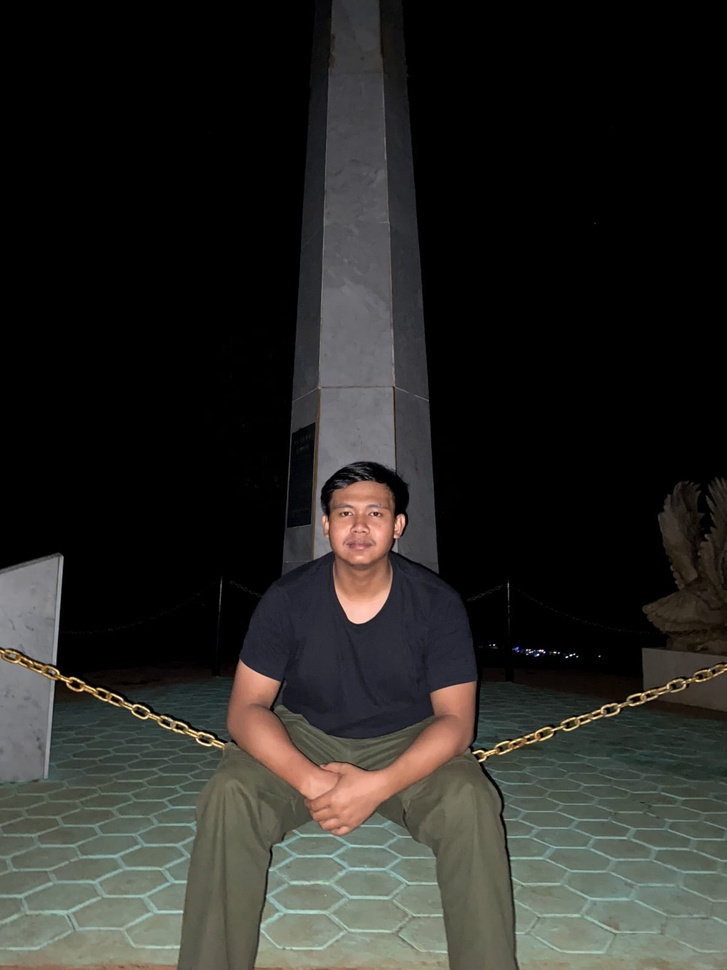
#> input picture aku.jpeg, 727 x 970 px, shrunk from 1200 x 1600 before the run
$ jupyter execute 'Filter Median.ipynb'
#> lines starting #> are read from the running program, lines starting #| are printed output that depends on the picture
[cell 1]
import matplotlib.pyplot as plt
#matplotlib inline

from skimage import data
from skimage.io import imread
from skimage.color import rgb2gray
import numpy as np
import cv2

[cell 2]
citra1 = imread(fname="aku.jpeg") # embaca citra "aku.jpeg"
#> citra1 is the input picture: shape (970, 727, 3); mean R, G, B 41.3, 41, 37.7
citra1 = cv2.cvtColor(citra1, cv2.COLOR_RGB2GRAY) #Membaca citra "aku.jpeg" dalam mode grayscale
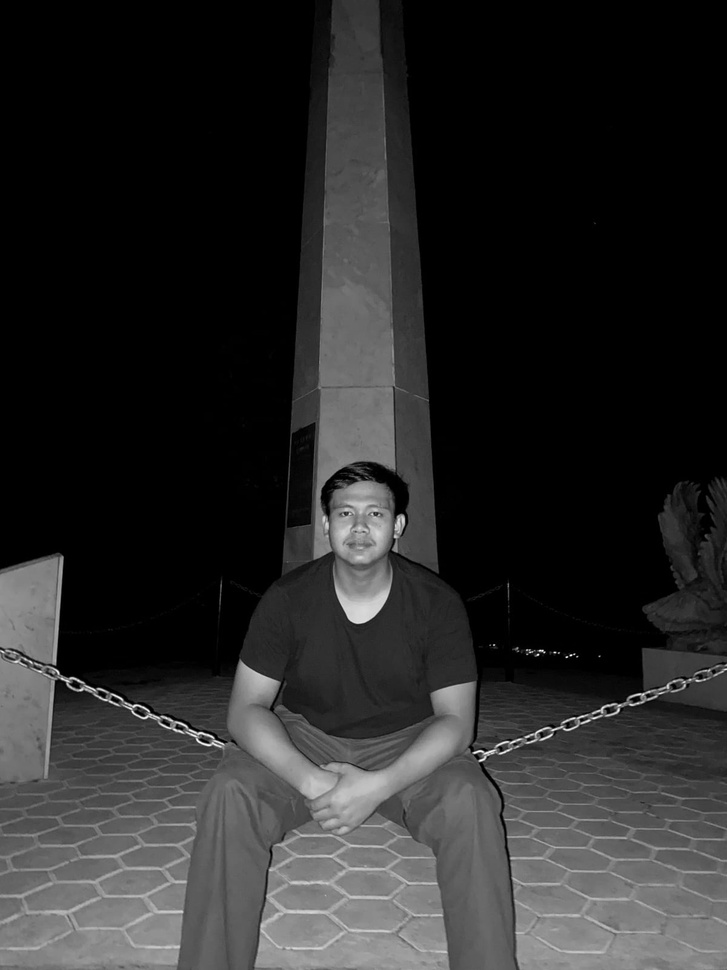
#> citra1: shape (970, 727); min 0, max 252, mean 40.7
citra2 = imread(fname="tank.jpg")# Membaca citra "tank.jpg"
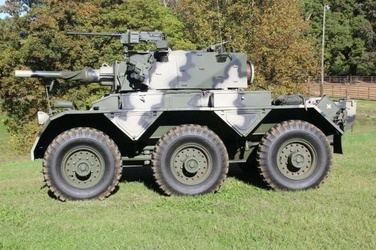
#> input picture tank.jpg, 376 x 250 px, shrunk from 620 x 413 before the run
#> citra2 is the input picture: shape (250, 376, 3); mean R, G, B 127.7, 130.7, 99.1
citra2 = cv2.cvtColor(citra2, cv2.COLOR_RGB2GRAY) #Membaca citra "tank.jpg" dalam mode grayscale
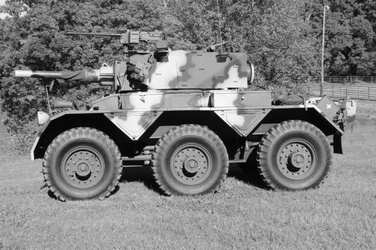
#> citra2: shape (250, 376); min 0, max 255, mean 126.2

print('Shape citra 1 : ', citra1.shape) # Menampilkan bentuk (shape) dari citra1.
#| Shape citra 1 :  (970, 727)
print('Shape citra 1 : ', citra2.shape)  # Menampilkan bentuk (shape) dari citra2.
#| Shape citra 1 :  (250, 376)


fig, axes = plt.subplots(1, 2, figsize=(10, 10))# Membuat subplots
ax = axes.ravel()  # Meratakan array axes menjadi satu dimensi.

ax[0].imshow(citra1, cmap = 'gray') #Menampilkan citra1 pada axis 0 dengan colormap 'gray'.
ax[0].set_title("Citra 1") #Memberikan judul "Citra 1" pada axis 0.
ax[1].imshow(citra2, cmap = 'gray') #Menampilkan citra2 pada axis 1 dengan colormap 'gray'.
ax[0].set_title("Citra 1") #Memberikan judul "Citra 2" pada axis 1.
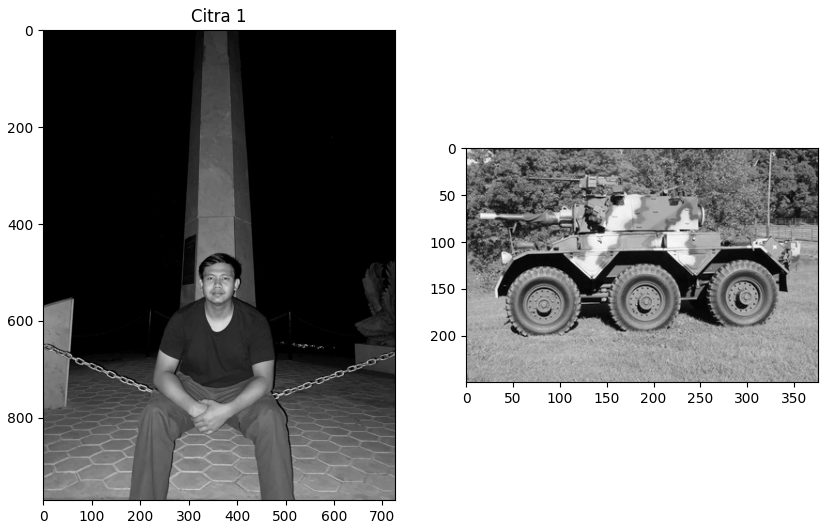
#> figure drawn by matplotlib, 2 panels

[cell 3]
copyCitra1 = citra1.copy()  #Melakukan salinan (copy) dari citra1
copyCitra2 = citra2.copy()  #Melakukan salinan (copy) dari citra2

m1, n1 = copyCitra1.shape
#> m1 = 970; n1 = 727
output1 = np.empty([m1, n1])  #Membuat array kosong dengan ukuran yang sama dengan copyCitra1.

m2, n2 = copyCitra2.shape
#> m2 = 250; n2 = 376
output2 = np.empty([m2, n2])  #Membuat array kosong dengan ukuran yang sama dengan copyCitra2.

print('Shape copy citra 1 : ', copyCitra1.shape)  #Menampilkan bentuk (shape) dari copyCitra1.
#| Shape copy citra 1 :  (970, 727)
print('Shape output citra 1 : ', output1.shape)  #Menampilkan bentuk (shape) dari output1.
#| Shape output citra 1 :  (970, 727)

print('m1 : ', m1)  #Menampilkan nilai m1.
#| m1 :  970
print('n1 : ', n1)  #Menampilkan nilai n1.
#| n1 :  727
print()

print('Shape copy citra 2 : ', copyCitra2.shape)  #Menampilkan bentuk (shape) dari copyCitra2.
#| Shape copy citra 2 :  (250, 376)
print('Shape output citra 3 : ', output2.shape)  #Menampilkan bentuk (shape) dari output2.
#| Shape output citra 3 :  (250, 376)
print('m2 : ', m2)  #Menampilkan nilai m2.
#| m2 :  250
print('n2 : ', n2)  #Menampilkan nilai n2.
#| n2 :  376
print()

[cell 4]
for baris in range(0, m1-1):
    for kolom in range(0, n1-1):
        a1 = baris #Menyimpan nilai baris saat ini ke variabel a1.
        b1 = kolom #Menyimpan nilai kolom saat ini ke variabel b1.
        dataA = [copyCitra1[a1-1, b1-1], copyCitra1[a1-1, b1], copyCitra1[a1-1, b1+1], \
              copyCitra1[a1, b1-1], copyCitra1[a1, b1], copyCitra1[a1, b1+1], \
              copyCitra1[a1+1, b1-1], copyCitra1[a1+1, b1], copyCitra1[a1+1, b1+1]]

        # Urutkan
        for i in range(1, 8):
            for j in range(i, 9):
                if dataA[i] > dataA[j]:
                    tmpA = dataA[i];
                    dataA[i] = dataA[j];
                    dataA[j]= tmpA;

        output1[a1, b1] = dataA[5]
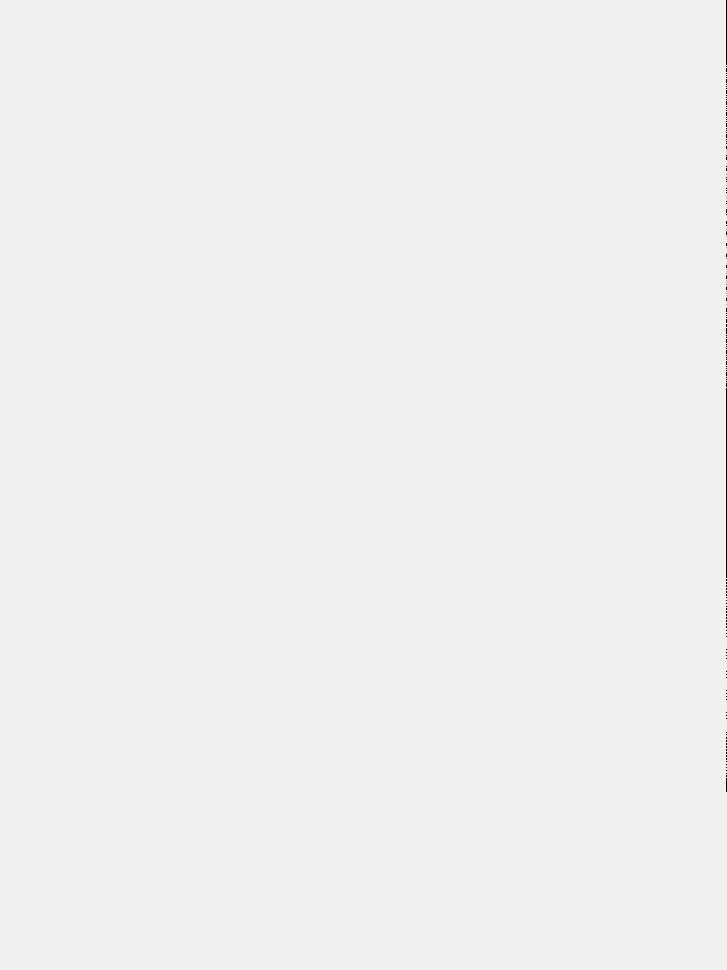
#> output1: shape (970, 727) float64; 0.07% of the values are NaN or infinite; the others: min -2.78e+307, max 1.71e+306, mean -inf; drawn with min black, max white, NaN and infinite black

[cell 5]
for baris in range(0, m2-1):
    for kolom in range(0, n2-1):
        a1 = baris #Menyimpan nilai baris saat ini ke variabel a1.
        b1 = kolom #Menyimpan nilai kolom saat ini ke variabel b1.
        dataA = [copyCitra2[a1-1, b1-1], copyCitra2[a1-1, b1], copyCitra2[a1-1, b1+1], \
              copyCitra2[a1, b1-1], copyCitra2[a1, b1], copyCitra2[a1, b1+1], \
              copyCitra2[a1+1, b1-1], copyCitra2[a1+1, b1], copyCitra2[a1+1, b1+1]]

        # Urutkan
        for i in range(1, 8):
            for j in range(i, 9):
                if dataA[i] > dataA[j]:
                    tmpA = dataA[i];
                    dataA[i] = dataA[j];
                    dataA[j]= tmpA;

        output2[a1, b1] = dataA[5]
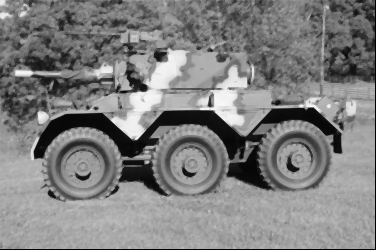
#> output2: shape (250, 376) float64; min 0, max 248, mean 128.2

[cell 6]
fig, axes = plt.subplots(2, 2, figsize=(10, 10))  # Membuat subplots
ax = axes.ravel()  #Meratakan array axes menjadi satu dimensi.

ax[0].imshow(citra1, cmap='gray')  #Menampilkan citra1 pada axis 0 dengan colormap 'gray'.
ax[0].set_title("Input Citra 1")  #Memberikan judul "Input Citra 1" pada axis 0.

ax[1].imshow(citra2, cmap='gray')  #Menampilkan citra2 pada axis 1 dengan colormap 'gray'.
ax[1].set_title("Input Citra 1")  #Memberikan judul "Input Citra 2" pada axis 1.

ax[2].imshow(output1, cmap='gray')  #Menampilkan output1 pada axis 2 dengan colormap 'gray'.
ax[2].set_title("Output Citra 1")  #Memberikan judul "Output Citra 1" pada axis 2.

ax[3].imshow(output2, cmap='gray')  #Menampilkan output2 pada axis 3 dengan colormap 'gray'.
ax[3].set_title("Output Citra 2")  #Memberikan judul "Output Citra 2" pada axis 3.
